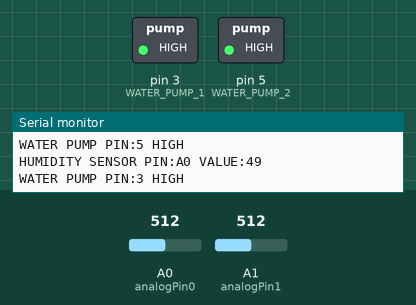
This sketch was run on a simulated Arduino Uno, built with avr-gcc and run on an emulated ATmega328P. On the bench: switched loads named in the sketch (green lamp = pin HIGH), the last lines printed to the serial monitor. Inputs (shaded band) come from the test bench; at power-on: A0 (analogPin0) = 512, A1 (analogPin1) = 512.

Above: at 6.8 s.
6.9 s: A0 (analogPin0) set to 695
13.6 s: A0 (analogPin0) set to 723
At 18.6 s:
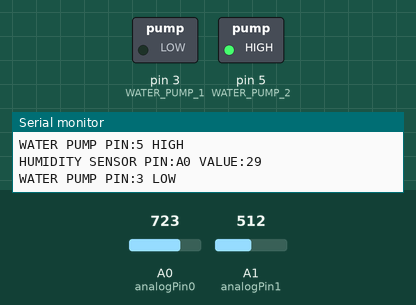
20.3 s: A1 (analogPin1) set to 694
27.0 s: A1 (analogPin1) set to 716
At 27.9 s:
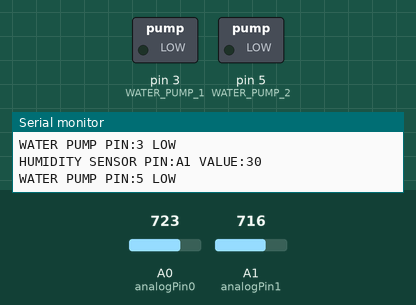
33.7 s: A1 (analogPin1) set to 511
At 39.6 s:
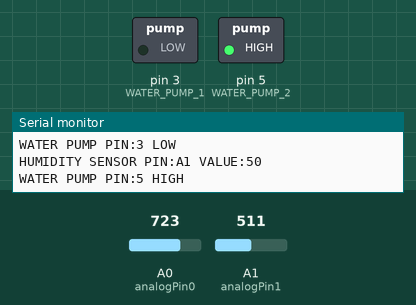
40.5 s: A1 (analogPin1) set to 900
At 45.4 s:
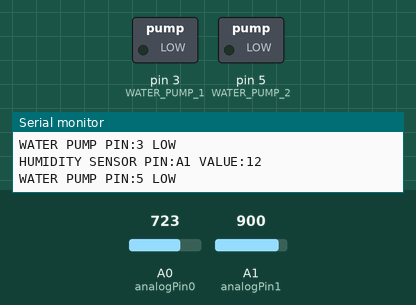
Timing chart, 0 to 46.9 s (numbered marks = the images above; inputs shaded):
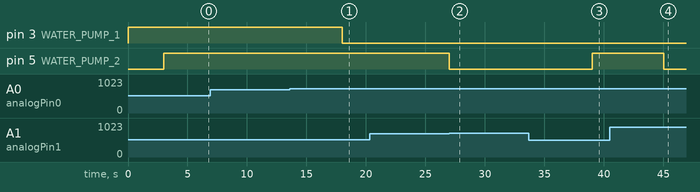

The sketch:

water_pump.ino
```cpp
// Setup
#define WATER_PUMP_1 3
#define WATER_PUMP_2 5
#define DELAY_MS 3000
int analogPin0 = A0;
int analogPin1 = A1;

void setup() {
  Serial.begin(9600);
  pinMode(WATER_PUMP_1,OUTPUT);
  pinMode(WATER_PUMP_2,OUTPUT);
}

// Actual code
void loop() {
  readAndTrigger(A0,WATER_PUMP_1,DELAY_MS,"HUMIDITY SENSOR PIN:A0");
  readAndTrigger(A1,WATER_PUMP_2,DELAY_MS,"HUMIDITY SENSOR PIN:A1");
}

void readAndTrigger(int analogPin, int waterPumpPin, int delayMs, const char *message) {
  int humidityRaw = analogRead(analogPin);  // 1023 to 0 ===> o to 100%
  int humidityReal = map(humidityRaw, 1023, 0, 0, 100);
  Serial.print(message);
  Serial.print(" VALUE:");
  Serial.println(humidityReal);
  trigger(humidityReal,waterPumpPin);
  delay(delayMs);
}


void trigger(int humidityReal, int pinPump) {
  if (humidityReal > 30) {
    Serial.print("WATER PUMP PIN:");
    Serial.print(pinPump);
    Serial.println(" HIGH");
    digitalWrite(pinPump, HIGH);
  } else {
    Serial.print("WATER PUMP PIN:");
    Serial.print(pinPump);
    Serial.println(" LOW");
    digitalWrite(pinPump, LOW);
  }
}
```

Measured:
- the behaviour switches between 705 and 706 on A0 (analogPin0) (found by bisection; images 0 and 1)
- the behaviour switches between 705 and 706 on A1 (analogPin1) (found by bisection; images 1 and 2)
- after the input at 13.6 s, pin 3 (WATER_PUMP_1): HIGH → LOW after 4.4 s
- after the input at 27.0 s, pin 5 (WATER_PUMP_2): HIGH → LOW at once
- after the input at 33.7 s, pin 5 (WATER_PUMP_2): LOW → HIGH after 5.3 s
- after the input at 40.5 s, pin 5 (WATER_PUMP_2): HIGH → LOW after 4.5 s
